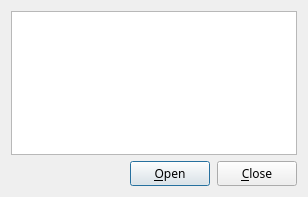
<?xml version="1.0" encoding="UTF-8"?>
<ui version="4.0">
 <class>Menu</class>
 <widget class="QDialog" name="Menu">
  <property name="geometry">
   <rect>
    <x>0</x>
    <y>0</y>
    <width>308</width>
    <height>197</height>
   </rect>
  </property>
  <property name="font">
   <font>
    <family>宋体</family>
   </font>
  </property>
  <property name="windowTitle">
   <string>Menu</string>
  </property>
  <layout class="QVBoxLayout" name="verticalLayout">
   <item>
    <widget class="QListWidget" name="listWidget">
     <property name="sizePolicy">
      <sizepolicy hsizetype="Preferred" vsizetype="Preferred">
       <horstretch>0</horstretch>
       <verstretch>0</verstretch>
      </sizepolicy>
     </property>
     <property name="font">
      <font>
       <family>宋体</family>
      </font>
     </property>
     <property name="toolTip">
      <string>Double click on an item to open it</string>
     </property>
     <property name="toolTipDuration">
      <number>0</number>
     </property>
     <property name="spacing">
      <number>5</number>
     </property>
    </widget>
   </item>
   <item>
    <layout class="QHBoxLayout" name="horizontalLayout">
     <property name="spacing">
      <number>7</number>
     </property>
     <item>
      <spacer name="horizontalSpacer">
       <property name="orientation">
        <enum>Qt::Horizontal</enum>
       </property>
       <property name="sizeHint" stdset="0">
        <size>
         <width>40</width>
         <height>20</height>
        </size>
       </property>
      </spacer>
     </item>
     <item>
      <widget class="QPushButton" name="btnOpen">
       <property name="sizePolicy">
        <sizepolicy hsizetype="Minimum" vsizetype="Fixed">
         <horstretch>0</horstretch>
         <verstretch>0</verstretch>
        </sizepolicy>
       </property>
       <property name="text">
        <string>&amp;Open</string>
       </property>
      </widget>
     </item>
     <item>
      <widget class="QPushButton" name="btnClose">
       <property name="sizePolicy">
        <sizepolicy hsizetype="Minimum" vsizetype="Fixed">
         <horstretch>0</horstretch>
         <verstretch>0</verstretch>
        </sizepolicy>
       </property>
       <property name="text">
        <string>&amp;Close</string>
       </property>
      </widget>
     </item>
    </layout>
   </item>
  </layout>
 </widget>
 <resources/>
 <connections>
  <connection>
   <sender>btnClose</sender>
   <signal>clicked()</signal>
   <receiver>Menu</receiver>
   <slot>reject()</slot>
   <hints>
    <hint type="sourcelabel">
     <x>251</x>
     <y>174</y>
    </hint>
    <hint type="destinationlabel">
     <x>254</x>
     <y>266</y>
    </hint>
   </hints>
  </connection>
 </connections>
</ui>
